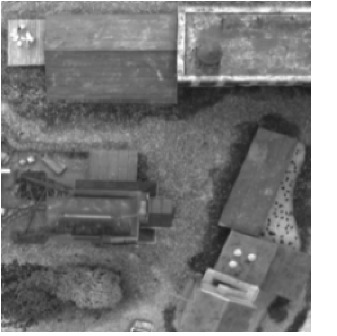
#> input picture left.jpg, 337 x 336 px
$ jupyter execute --allow-errors Stereo_notebook.ipynb
#> lines starting #> are read from the running program, lines starting #| are printed output that depends on the picture
[cell 1]
import numpy as np
import PIL.Image as Image
import matplotlib.pyplot as plt
# I got the im2col_sliding_strided method online, it is not mine.
# It is simply an implementation of the im2col method in matlab
def im2col_sliding_strided(A, BSZ, stepsize=1):
    # Parameters
    m,n = A.shape
    s0, s1 = A.strides
    nrows = m-BSZ[0]+1
    ncols = n-BSZ[1]+1
    shp = BSZ[0],BSZ[1],nrows,ncols
    strd = s0,s1,s0,s1

    out_view = np.lib.stride_tricks.as_strided(A, shape=shp, strides=strd)
    return out_view.reshape(BSZ[0]*BSZ[1],-1)[:,::stepsize]

[cell 2]
left = Image.open('left.jpg').convert('L')
#> left is the input picture: PIL image 337x336 L; min 25, max 255, mean 122.2
right = Image.open('right.jpg').convert('L')
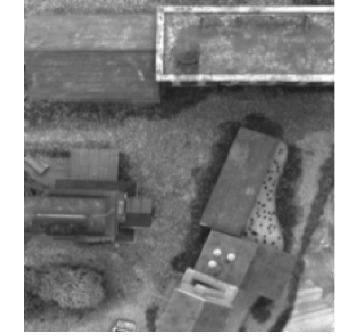
#> input picture right.jpg, 337 x 336 px
#> right is the input picture: PIL image 337x336 L; min 29, max 255, mean 124.2
right_arr = np.array(left,dtype=float)
left_arr = np.array(right,dtype=float)
N,M = left_arr.shape
#> N = 336; M = 337
print(N,M)
#| 336 337

[cell 3]
figs,axs = plt.subplots(1,2)
axs[0].imshow(left_arr,cmap='gray')
axs[1].imshow(right_arr,cmap='gray')
# plt.imshow(left_arr,cmap='gray')
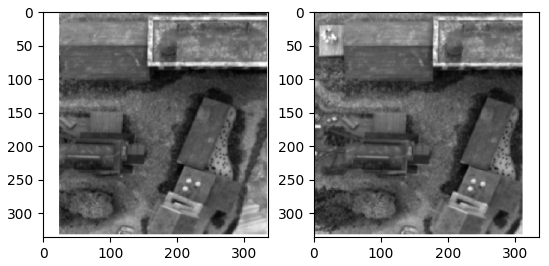
#> figure drawn by matplotlib, 2 panels

[cell 4]
size = 5
L = im2col_sliding_strided(left_arr,(size,size))
#> in im2col_sliding_strided, `s0, s1 = A.strides`: s0 = 2696; s1 = 8
#> in im2col_sliding_strided, `strd = s0,s1,s0,s1`: strd = (2696, 8, 2696, 8)
R = im2col_sliding_strided(right_arr,(size,size))
N = left_arr.shape[0]-size+1
#> N = 332
M = left_arr.shape[1]-size+1
#> M = 333
print(M,N)
#| 333 332

[cell 5]
for i in range(L.shape[1]):
    patch1 = L[:,i]
    patch2 = R[:,i]
    m1 = np.mean(patch1)
    m2 = np.mean(patch2)
    L[:,i] = (patch1 - m1)/(np.sqrt(np.sum(np.square(patch1-m1))))
    R[:,i] = (patch2 - m2)/(np.sqrt(np.sum(np.square(patch2-m1))))
#> this loop made 110556 passes
#> (m1, m2) on passes 1 to 3: (255, 193.9), (255, 178.3), (255, 175.6)

[cell 6]
DSI = 1-(np.dot(L.T[:M,:],R[:,:M]))
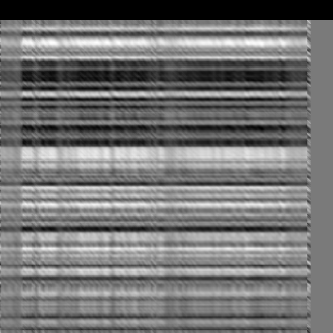
#> DSI: shape (333, 333) float64; 6.01% of the values are NaN or infinite; the others: min 0.219, max 1.84, mean 1.01; drawn with min black, max white, NaN and infinite black

#> (a cell that did not finish here is left out)

[cell 8]
left = Image.open("Cones_Left.ppm").convert('L')
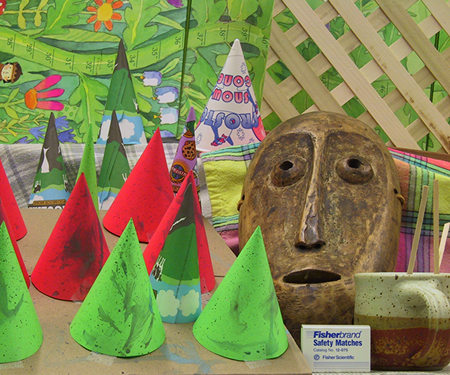
#> input picture Cones_Left.ppm, 450 x 375 px
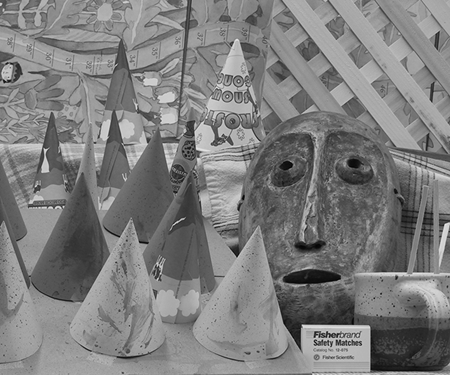
#> left: PIL image 450x375 L; min 0, max 235, mean 125.5
right = Image.open("Cones_Right.ppm").convert('L')
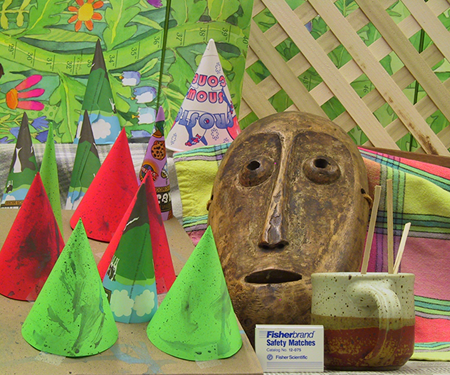
#> input picture Cones_Right.ppm, 450 x 375 px
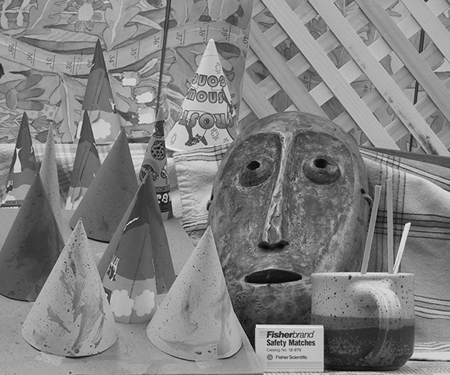
#> right: PIL image 450x375 L; min 0, max 244, mean 128.9
size = 5
left_arr = np.array(left,dtype=float)
#> left_arr: shape (375, 450) float64
right_arr = np.array(right,dtype=float)
#> right_arr: shape (375, 450) float64
L = im2col_sliding_strided(left_arr,(size,size))
R = im2col_sliding_strided(right_arr,(size,size))
N = left_arr.shape[0]-size+1
#> N = 371
M = left_arr.shape[1]-size+1
#> M = 446
for i in range(L.shape[1]):
    patch1 = L[:,i]
    patch2 = R[:,i]
    m1 = np.mean(patch1)
    m2 = np.mean(patch2)
    L[:,i] = (patch1 - m1)/(np.sqrt(np.sum(np.square(patch1-m1))))
    R[:,i] = (patch2 - m2)/(np.sqrt(np.sum(np.square(patch2-m1))))
#> this loop made 165466 passes
#> (m1, m2) on passes 1 to 3: (103.1, 127.6), (91.32, 136), (84.2, 143.9)
#> (the rest of this cell did not finish here and is left out)
